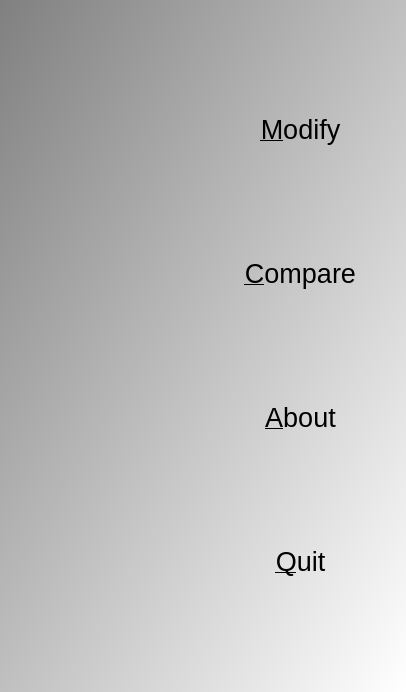
<?xml version="1.0" encoding="UTF-8"?>
<ui version="4.0">
 <class>QtTestQtRoundedEditRectItemMenuDialog</class>
 <widget class="QDialog" name="QtTestQtRoundedEditRectItemMenuDialog">
  <property name="geometry">
   <rect>
    <x>0</x>
    <y>0</y>
    <width>406</width>
    <height>692</height>
   </rect>
  </property>
  <property name="font">
   <font>
    <pointsize>20</pointsize>
   </font>
  </property>
  <property name="windowTitle">
   <string>TestQtRoundedEditRectItem</string>
  </property>
  <property name="windowIcon">
   <iconset resource="TestQtRoundedEditRectItem.qrc">
    <normaloff>:/images/TestQtRoundedEditRectItemIcon.png</normaloff>:/images/TestQtRoundedEditRectItemIcon.png</iconset>
  </property>
  <property name="styleSheet">
   <string notr="true">QDialog { 
background-color: qlineargradient(x1: 0, y1: 0, x2: 1, y2: 1, stop: 0  #808080, stop: 1 #ffffff);
}
QPushButton { background-color: rgb(255, 255, 255);  }
QPushButton { color: rgb(0,0,0); }
QPushButton { font: 48px, &quot;monospace&quot; }</string>
  </property>
  <layout class="QGridLayout" name="gridLayout">
   <item row="0" column="0">
    <widget class="QLabel" name="label">
     <property name="text">
      <string/>
     </property>
     <property name="pixmap">
      <pixmap resource="TestQtRoundedEditRectItem.qrc">:/images/TestQtRoundedEditRectItemCompare.png</pixmap>
     </property>
    </widget>
   </item>
   <item row="0" column="1">
    <widget class="QPushButton" name="button_modify">
     <property name="text">
      <string>&amp;Modify</string>
     </property>
     <property name="flat">
      <bool>true</bool>
     </property>
    </widget>
   </item>
   <item row="1" column="0">
    <widget class="QLabel" name="label_3">
     <property name="text">
      <string/>
     </property>
     <property name="pixmap">
      <pixmap resource="TestQtRoundedEditRectItem.qrc">:/images/TestQtRoundedEditRectItemModify.png</pixmap>
     </property>
    </widget>
   </item>
   <item row="1" column="1">
    <widget class="QPushButton" name="button_compare">
     <property name="text">
      <string>&amp;Compare</string>
     </property>
     <property name="flat">
      <bool>true</bool>
     </property>
    </widget>
   </item>
   <item row="2" column="0">
    <widget class="QLabel" name="label_2">
     <property name="text">
      <string/>
     </property>
     <property name="pixmap">
      <pixmap resource="TestQtRoundedEditRectItem.qrc">:/images/TestQtRoundedEditRectItemAbout.png</pixmap>
     </property>
    </widget>
   </item>
   <item row="2" column="1">
    <widget class="QPushButton" name="button_about">
     <property name="text">
      <string>&amp;About</string>
     </property>
     <property name="flat">
      <bool>true</bool>
     </property>
    </widget>
   </item>
   <item row="3" column="0">
    <widget class="QLabel" name="label_4">
     <property name="text">
      <string/>
     </property>
     <property name="pixmap">
      <pixmap resource="TestQtRoundedEditRectItem.qrc">:/images/TestQtRoundedEditRectItemQuit.png</pixmap>
     </property>
    </widget>
   </item>
   <item row="3" column="1">
    <widget class="QPushButton" name="button_quit">
     <property name="text">
      <string>&amp;Quit</string>
     </property>
     <property name="flat">
      <bool>true</bool>
     </property>
    </widget>
   </item>
  </layout>
 </widget>
 <tabstops>
  <tabstop>button_compare</tabstop>
  <tabstop>button_about</tabstop>
  <tabstop>button_quit</tabstop>
 </tabstops>
 <resources>
  <include location="TestQtRoundedEditRectItem.qrc"/>
 </resources>
 <connections/>
</ui>
